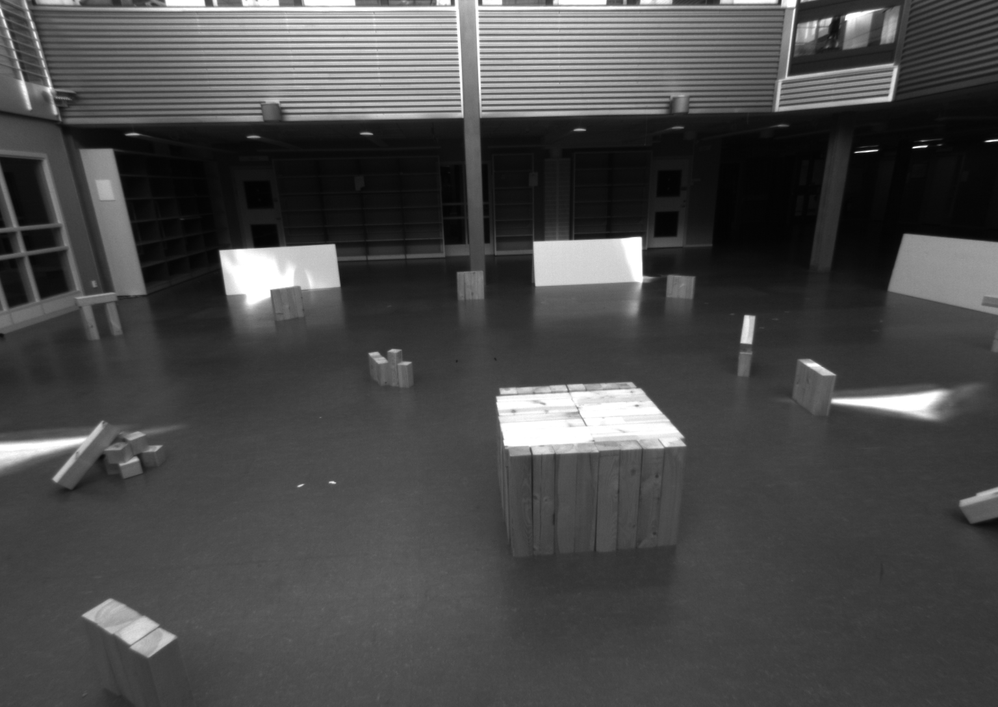
//> input picture doc_res/0001.png, 998 x 707 px, shrunk from 1536 x 1088 before the run
$ ./disparitymap ../doc_res/0001.png ../doc_res/box_dim.png   (built with g++ and OpenCV 4)
//> lines starting //> are read from the running program, lines starting //| are printed output that depends on the picture
#include <opencv2/opencv.hpp>
#include <opencv2/core.hpp>
#include <opencv2/imgproc/imgproc.hpp>
#include <string>

//#include "opencv2/ximgproc/disparity_filter.hpp"

using namespace cv;
//using namespace cv::ximgproc;

int main(int argc, char** argv){
	if (argc != 3){
		std::cout << "Invalid number of input arguments!" << std::endl
			<< "Usage: " << argv[0] << "<left_rectified>.png <right_rectified>.png" << std::endl;
		return -1;
	}
    Mat disp;
	Mat imgL = imread(argv[1], IMREAD_GRAYSCALE);
//> imgL is the input picture: 707 rows x 998 cols, CV_8UC1; min 2, max 255, mean 73.3
	Mat imgR = imread(argv[2], IMREAD_GRAYSCALE);
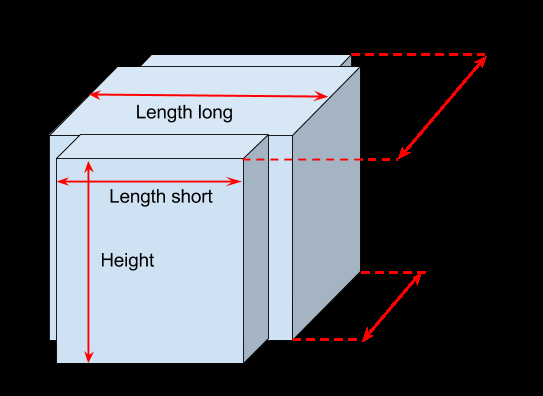
//> input picture doc_res/box_dim.png, 543 x 396 px
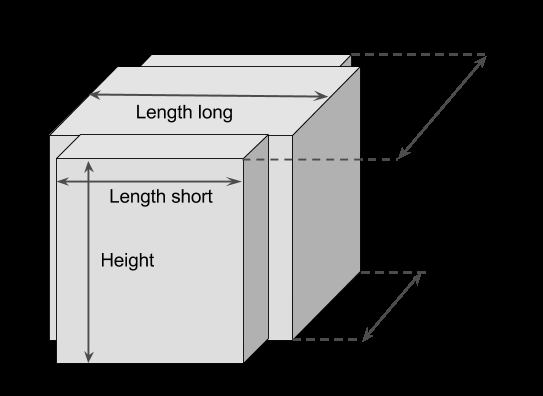
//> imgR: 396 rows x 543 cols, CV_8UC1; min 0, max 228, mean 83.5

	if( imgL.cols == 0 || imgR.cols == 0 || imgL.rows == 0 || imgR.cols == 0
			|| imgL.cols != imgR.cols || imgL.rows != imgR.rows ){
		std::cout << "Input image empty or of different sizes!" << std::endl;
//> (the run ends here: the program exits with an error code, at `return -1;`)
